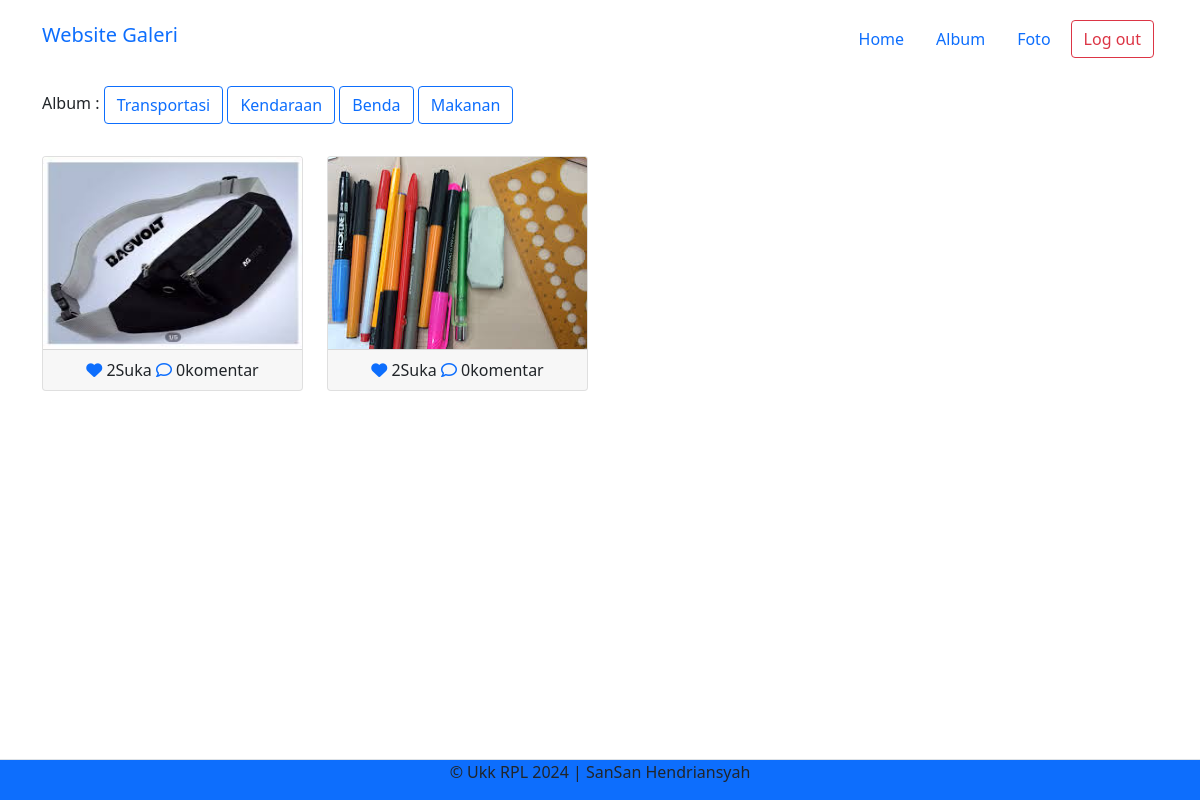
The app's page /Galerysansan/admin/home.php?albumid=91 (signed in) with its own data.
### tables this page shows
CREATE TABLE `album` (
  `albumid` int(11) NOT NULL,
  `namaalbum` varchar(255) NOT NULL,
  `deskripsi` text NOT NULL,
  `tanggaldibuat` date NOT NULL,
  `userid` int(11) NOT NULL
);

CREATE TABLE `foto` (
  `fotoid` int(11) NOT NULL,
  `judulfoto` varchar(255) NOT NULL,
  `deskripsifoto` text NOT NULL,
  `tanggalunggah` date NOT NULL,
  `lokasifile` varchar(255) NOT NULL,
  `albumid` int(11) NOT NULL,
  `userid` int(11) NOT NULL
);

### Galerysansan/admin/home.php (the view, shortened to what this page needs)
<?php
$userid = $_SESSION['userid'];
include '../config/koneksi.php';
?>
<!DOCTYPE html>
<html>
<head>
  <link rel="stylesheet" type="text/css" href="../asset/css/bootstrap.min.css">
  <link rel="stylesheet" href="https://cdnjs.cloudflare.com/ajax/libs/font-awesome/6.5.1/css/all.min.css" />
  <link rel="stylesheet" href="https://cdn.jsdelivr.net/npm/bootstrap-icons@1.11.3/font/bootstrap-icons.min.css">
</head>
<body>
  <nav class="navbar navbar-expand-lg bg-body-tertiary">
    <div class="container">
      <a class="navbar-brand" href="index.php">Website Galeri </a>
      <div class="collapse navbar-collapse mt-2" id="navbarNavAltMarkup">
        <a href="home.php" class="nav-link">Home</a>
        <a href="album.php" class="nav-link">Album</a>
        <a href="foto.php" class="nav-link">Foto</a>
        <a href="../config/aksi_logout.php" class="btn btn-outline-danger m-1">Log out</a>
      </div>
    </div>
  </nav>
  <div class="container mt-3">
    Album :
    <?php
    $album = mysqli_query($koneksi, "SELECT * FROM album WHERE userid='$userid'");
    while ($row = mysqli_fetch_array($album)) { ?>
      <a href="home.php?albumid=<?php echo $row['albumid'] ?>" class="btn btn-outline-primary">
        <?php echo $row['namaalbum'] ?></a>
    <?php } ?>
    <div class="row">
      <?php
      if (isset($_GET['albumid'])) {
        $albumid = $_GET['albumid'];
        $query = mysqli_query($koneksi, "SELECT * FROM foto WHERE userid='$userid' AND albumid='$albumid'");
        while ($data = mysqli_fetch_array($query)) { ?>
          <div class="col-md-3 mt-2">
            <a type="button" data-bs-toggle="modal" data-bs-target="#komentar<?php echo $data['fotoid'] ?>">
              <div class="card">
                <img style="height: 12rem;" src="../asset/img/<?php echo $data['lokasifile'] ?>" class="card-img-top" title="<?php echo $data['judulfoto'] ?>" style="height: 12rem;">
                <div class="card-footer text-center">
                  <?php
                  $fotoid = $data['fotoid'];
                  $ceksuka = mysqli_query($koneksi, "SELECT * FROM likefoto WHERE fotoid='$fotoid' AND
                          userid='$userid'");
                  if (mysqli_num_rows($ceksuka) == 1) { ?>
                    <a href="../config/proses_like.php?fotoid=<?php echo $data['fotoid'] ?>" type="submit" name="batalsuka"><i class="fa fa-heart"></i> </a>
                  <?php } else { ?>
                    <a href="../config/proses_like.php?fotoid=<?php echo $data['fotoid'] ?>" type="submit" name="suka"><i class="fa-regular fa-heart"></i> </a>
                  <?php }
                  $like = mysqli_query($koneksi, "SELECT * FROM likefoto WHERE fotoid='$fotoid'");
                  echo mysqli_num_rows($like) . 'Suka';
                  ?>
                  <a href="#" type="button" data-bs-toggle="modal" data-bs-target="#komentar<?php echo $data['fotoid'] ?>">
                  <i class="fa-regular fa-comment"></i> </a>
                <?php
                $jmlkomen = mysqli_query($koneksi, "SELECT * FROM komentarfoto WHERE fotoid='$fotoid'");
                echo mysqli_num_rows($jmlkomen) . 'komentar';
                ?>
                </div>
              </div>
            </a>
          </div>
        <?php }
      } ?>
    </div>
  </div>
  <footer class="d-flex justify-content-center border-top mt-3
    bg-primary fixed-bottom">
    <p>&copy; Ukk RPL 2024 | SanSan Hendriansyah</p>
  </footer>
</body>
</html>

### records on screen
album: namaalbum "Transportasi"
album: namaalbum "Kendaraan"
album: namaalbum "Benda"
album: namaalbum "Makanan"
foto: lokasifile (picture), mysqli_num_rows($like) "2", mysqli_num_rows($jmlkomen) "0"
foto: lokasifile (picture), mysqli_num_rows($like) "2", mysqli_num_rows($jmlkomen) "0"
